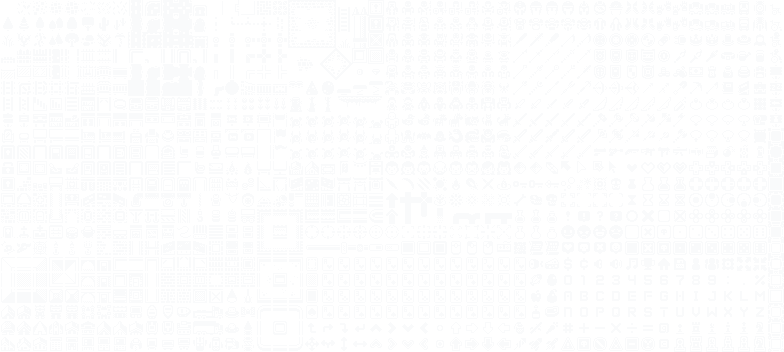
#> input picture scripts/assets/kenney-1bit.png, 784 x 352 px
$ python build_pxicons.py
#> lines starting #> are read from the running program, lines starting #| are printed output that depends on the picture
"""Icônes pixel 16×16 de l'interface -> src/ui/pxicons.js.

Source : Kenney 1-Bit Pack (CC0, scripts/assets/kenney-1bit.png). Chaque icône devient un petit SVG de carrés
(une suite de pixels = un rectangle) : nette à 2 ou 3 px par pixel, et coloriable en CSS (fill = currentColor).
Ajouter une icône : une ligne dans KENNEY (colonne, rangée de la planche), puis relancer.

    python scripts/build_pxicons.py
"""
import json
import os
from PIL import Image

HERE = os.path.dirname(__file__)
SHEET = os.path.join(HERE, 'assets', 'kenney-1bit.png')
OUT = os.path.join(HERE, '..', 'src', 'ui', 'pxicons.js')

# nom -> (colonne, rangée) dans la planche 1-Bit (tuiles de 16 px)
KENNEY = {
    'house': (41, 16), 'pickaxe': (43, 5), 'bag': (47, 4), 'helmet': (36, 0), 'hammer': (37, 7), 'fire': (14, 10),
    'rock': (20, 5), 'gem': (23, 4), 'book': (45, 5), 'paper': (46, 5), 'sparkle': (36, 11), 'hourglass': (39, 12),
    'group': (44, 16), 'person': (43, 16), 'chest': (8, 6), 'skull': (34, 12), 'lock': (0, 10), 'key': (32, 11),
    'door': (0, 9), 'sword': (32, 8), 'shield': (37, 3), 'bubbles': (35, 11), 'ladder': (0, 6), 'sun': (27, 11),
    'arrow': (29, 20), 'target': (38, 12), 'feather': (29, 11), 'trophy': (40, 16), 'heart': (39, 10),
    'radiance': (28, 12),
    # états des mineurs et des mobs (28/10/2026, src/config.js EFFECTS)
    'daze': (29, 12), 'grab': (41, 1), 'alert': (35, 13), 'coin': (35, 16), 'heartbreak': (41, 10), 'moon': (47, 12),
    'horn': (37, 16), 'note': (39, 16), 'rocket': (34, 21), 'updown': (21, 21), 'ring': (45, 3), 'shrine': (21, 11),
    'crown': (43, 2), 'shout': (36, 13),
}


def runs(rows):
    """suites horizontales de pixels pleins -> chemin SVG compact"""
    d = []
    for y, row in enumerate(rows):
        x = 0
        while x < 16:
            if row[x]:
                x0 = x
                while x < 16 and row[x]: x += 1
                d.append(f'M{x0} {y}h{x - x0}v1h-{x - x0}z')
            else:
                x += 1
    return ''.join(d)


def main():
    sheet = Image.open(SHEET).convert('RGBA')
#> sheet is the input picture: PIL image 784x352 RGBA; mean R, G, B, A 75.2, 75.5, 75.8, 77
    icons = {}
    for name, (c, r) in KENNEY.items():
        tile = sheet.crop((c * 16, r * 16, c * 16 + 16, r * 16 + 16))
        icons[name] = runs([[tile.getpixel((x, y))[3] > 127 for x in range(16)] for y in range(16)])
#> this loop made 44 passes
#> pass 1, in main, `tile = sheet.crop((c * 16, r * 16, c * 16 + 16, r * 16 + 16))`:
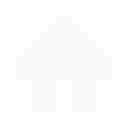
#> tile: PIL image 16x16 RGBA (shown 8 times larger); mean R, G, B, A 87.5, 87.9, 88.2, 89.6; transparent parts drawn white
#> after the loop, icons = 44 items
    body = ('/* Icônes pixel 16×16 de l\'interface (Kenney 1-Bit Pack, CC0). Généré par scripts/build_pxicons.py : ne pas\n'
            '   modifier à la main. pxi(\'pickaxe\') renvoie un <svg> net qui prend la couleur du texte (currentColor). */\n'
            'const P = ' + json.dumps(icons, indent=0, ensure_ascii=False) + ';\n\n'
            'export const pxi = (name, cls = \'\') => P[name]\n'
            '  ? `<svg class="pi ${cls}" viewBox="0 0 16 16" shape-rendering="crispEdges" aria-hidden="true"><path fill="currentColor" d="${P[name]}"/></svg>`\n'
            '  : \'\';\n'
            'export const PXI_NAMES = Object.keys(P);\n'
            '/* chemin SVG brut d\'une icône (canvas : new Path2D(pxPath(\'daze\'))) */\n'
            'export const pxPath = name => P[name] ?? null;\n')
    with open(OUT, 'w', encoding='utf-8', newline='\n') as f:
        f.write(body)
    print(len(icons), 'icônes ->', os.path.relpath(OUT))
#| 44 icônes -> ../src/ui/pxicons.js


if __name__ == '__main__':
    main()
